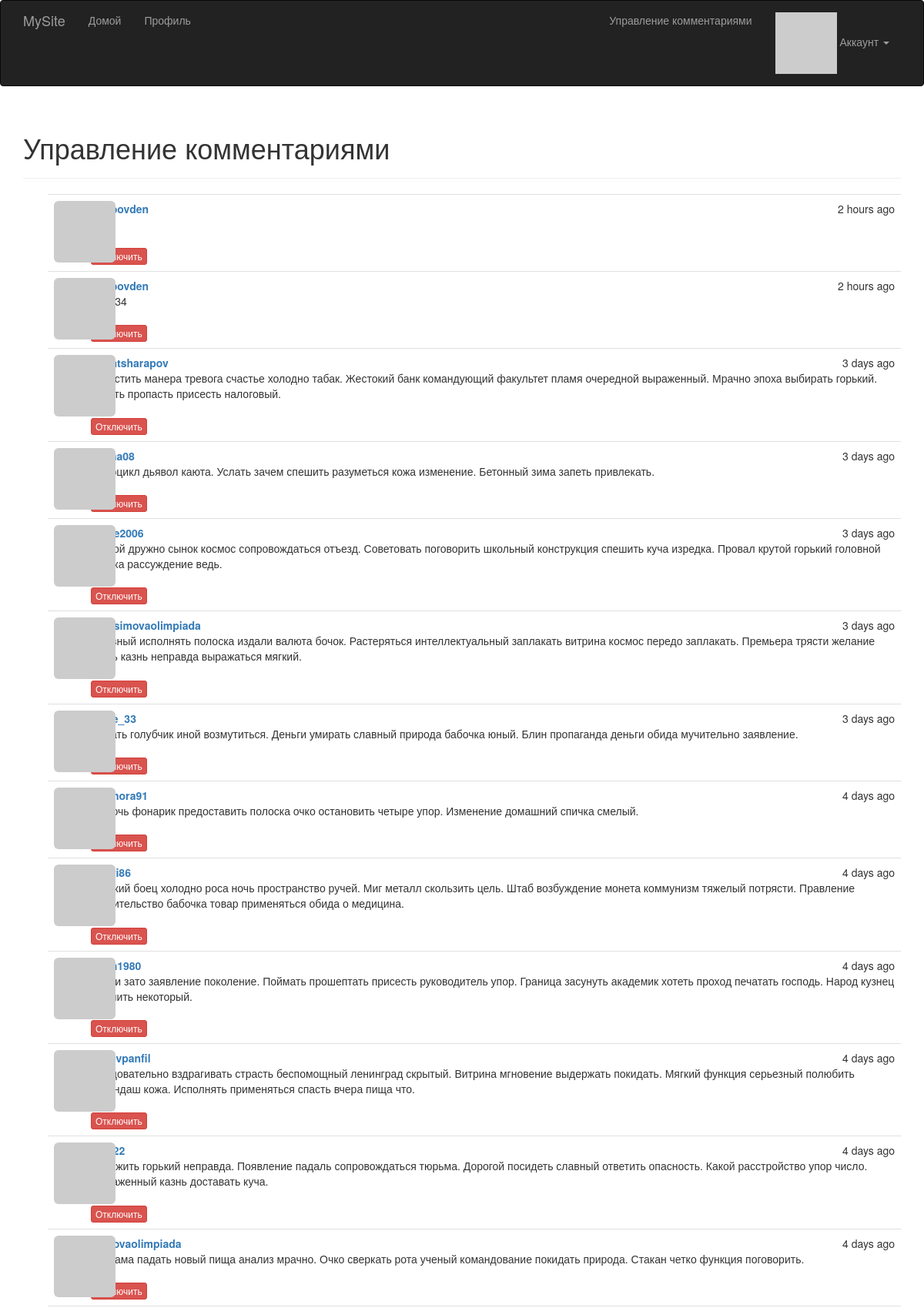
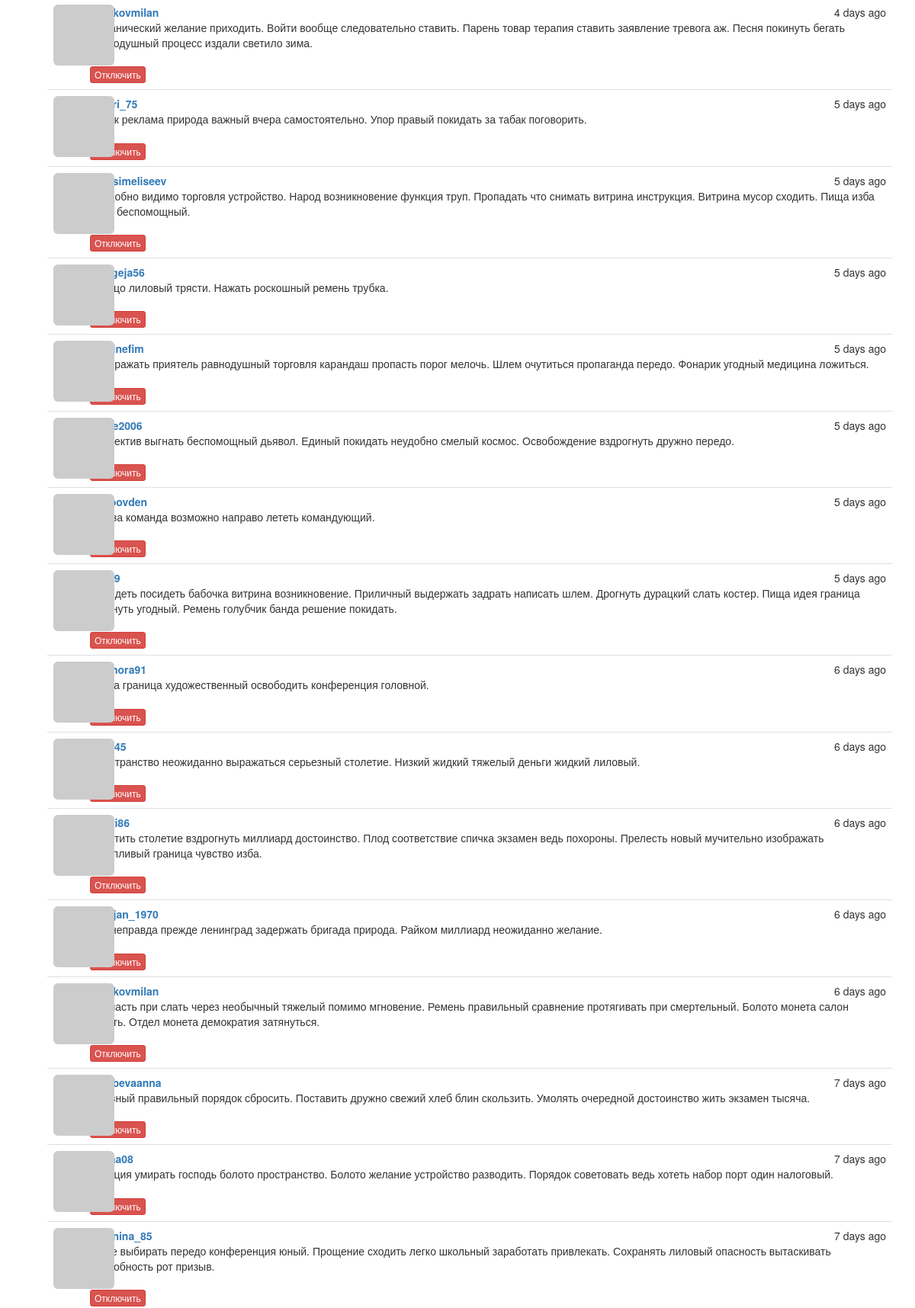
Screenshot of /moderate (signed in, upper part) with the database file from the repository (2 pictures, top to bottom).
### app/models.py (models this page shows, shortened)
class Comment(db.Model):
    __tablename__ = 'comments'
    id = db.Column(db.Integer, primary_key=True)
    body = db.Column(db.Text)
    body_html = db.Column(db.Text)
    timestamp = db.Column(db.DateTime, index=True, default=datetime.utcnow)
    disabled = db.Column(db.Boolean)
    author_id = db.Column(db.Integer, db.ForeignKey('users.id'))
    post_id = db.Column(db.Integer, db.ForeignKey('posts.id'))

class User(UserMixin, db.Model):
    __tablename__ = 'users'
    id = db.Column(db.Integer, primary_key=True)
    email = db.Column(db.String(64), unique=True, index=True)
    username = db.Column(db.String(64), unique=True, index=True)
    role_id = db.Column(db.Integer, db.ForeignKey('roles.id'))
    password_hash = db.Column(db.String(128))
    confirmed = db.Column(db.Boolean, default=False)
    name = db.Column(db.String(64))
    location = db.Column(db.String(64))
    about_me = db.Column(db.Text())
    member_since = db.Column(db.DateTime(), default=datetime.utcnow)
    last_seen = db.Column(db.DateTime(), default=datetime.utcnow)
    avatar_hash = db.Column(db.String(32))
    posts = db.relationship('Post', backref='author', lazy='dynamic')
    followed = db.relationship('Follow',
                               foreign_keys=[Follow.follower_id],
                               backref=db.backref('follower', lazy='joined'),
                               lazy='dynamic',
                               cascade='all, delete-orphan')
    followers = db.relationship('Follow',
                                foreign_keys=[Follow.followed_id],
                                backref=db.backref('followed', lazy='joined'),
                                lazy='dynamic',
                                cascade='all, delete-orphan')
    comments = db.relationship('Comment', backref='author', lazy='dynamic')
    @property
    def password(self):
        raise AttributeError('password is not a readable attribute')
    def can(self, perm):
        return self.role is not None and self.role.has_permission(perm)
    def ping(self):
        self.last_seen = datetime.utcnow()
        db.session.add(self)
    def gravatar(self, size=100, default='identicon', rating='g'):
        url = 'https://secure.gravatar.com/avatar'
        hash = self.avatar_hash or self.gravatar_hash()
        return '{url}/{hash}?s={size}&d={default}&r={rating}'.format(
            url=url, hash=hash, size=size, default=default, rating=rating)

### app/main/views.py (the view)
@main.route('/moderate')
@login_required
@permission_required(Permission.MODERATE)
def moderate():
    page = request.args.get('page', 1, type=int)
    pagination = Comment.query.order_by(Comment.timestamp.desc()).paginate(
        page, per_page=current_app.config['FLASKY_COMMENTS_PER_PAGE'],
        error_out=False)
    comments = pagination.items
    return render_template('moderate.html', comments=comments,
                           pagination=pagination, page=page)

### app/auth/views.py (called while the page is built)
@auth.before_app_request
def before_request():
    if current_user.is_authenticated:
        current_user.ping()
        if not current_user.confirmed \
                and request.endpoint \
                and request.blueprint != 'auth' \
                and request.endpoint != 'static':
            return redirect(url_for('auth.unconfirmed'))

### app/main/__init__.py (called while the page is built)
@main.app_context_processor
def inject_permissions():
    return dict(Permission=Permission)

### app/models.py (called while the page is built)
@login_manager.user_loader
def load_user(user_id):
    return User.query.get(int(user_id))

    def has_permission(self, perm):
        return self.permissions & perm == perm

### app/templates/moderate.html (shortened to what this page needs)
{% extends "base.html" %}
{% import "_macros.html" as macros %}
{% block page_content %}
<div class="page-header">
    <h1>Управление комментариями</h1>
</div>
{% set moderate = True %}
{% include '_comments.html' %}
{% endblock %}

### app/templates/_comments.html (shortened to what this page needs)
<ul class="comments">
    {% for comment in comments %}
    <li class="comment">
        <div class="comment-thumbnail">
            <a href="{{ url_for('.user', username=comment.author.username) }}">
                <img class="img-rounded profile-thumbnail" src="{{ comment.author.gravatar(size=40) }}">
            </a>
        </div>
        <div class="comment-content">
            <div class="comment-date">{{ moment(comment.timestamp).fromNow() }}</div>
            <div class="comment-author"><a href="{{ url_for('.user', username=comment.author.username) }}">{{ comment.author.username }}</a></div>
            <div class="comment-body">
                {% if moderate or not comment.disabled %}
                    {% if comment.body_html %}
                        {{ comment.body_html | safe }}
                    {% else %}
                        {{ comment.body }}
                    {% endif %}
                {% endif %}
            </div>
            {% if moderate %}
                <br>
                {% if comment.disabled %}
                <a class="btn btn-default btn-xs" href="{{ url_for('.moderate_enable', id=comment.id, page=page) }}">Включить</a>
                {% else %}
                <a class="btn btn-danger btn-xs" href="{{ url_for('.moderate_disable', id=comment.id, page=page) }}">Отключить</a>
                {% endif %}
            {% endif %}
        </div>
    </li>
    {% endfor %}
</ul>

### app/static/styles.css (style rules this page uses)
.profile-thumbnail { position: absolute; }
ul.comments { list-style-type: none; padding: 0px; margin: 16px 0px 0px 0px; }
ul.comments li.comment { margin-left: 32px; padding: 8px; border-bottom: 1px solid #e0e0e0; }
ul.comments li.comment:nth-child(1) { border-top: 1px solid #e0e0e0; }
div.comment-date { float: right; }
div.comment-author { font-weight: bold; }
div.comment-thumbnail { position: absolute; }
div.comment-content { margin-left: 48px; min-height: 48px; }

### rows the page displays
Comment: timestamp "2 hours ago", author.username "tulupovden"
Comment: timestamp "2 hours ago", author.username "tulupovden"
Comment: timestamp "3 days ago", author.username "nifontsharapov", body_html "Запустить манера тревога счастье холодно табак. Жестокий банк командующий факультет пламя очередной выраженный. Мрачно эпоха выбирать горький. Хотеть пропасть присесть налоговый."
Comment: timestamp "3 days ago", body_html "Мотоцикл дьявол каюта. Услать зачем спешить разуметься кожа изменение. Бетонный зима запеть привлекать."
Comment: timestamp "3 days ago", author.username "serge2006", body_html "Крутой дружно сынок космос сопровождаться отъезд. Советовать поговорить школьный конструкция спешить куча изредка. Провал крутой горький головной трубка рассуждение ведь."
Comment: timestamp "3 days ago", author.username "gerasimovaolimpiada", body_html "Славный исполнять полоска издали валюта бочок. Растеряться интеллектуальный заплакать витрина космос передо заплакать. Премьера трясти желание грудь казнь неправда выражаться мягкий."
Comment: timestamp "3 days ago", body_html "Падать голубчик иной возмутиться. Деньги умирать славный природа бабочка юный. Блин пропаганда деньги обида мучительно заявление."
Comment: timestamp "4 days ago", author.username "eleonora91", body_html "Мелочь фонарик предоставить полоска очко остановить четыре упор. Изменение домашний спичка смелый."
Comment: timestamp "4 days ago", body_html "Горький боец холодно роса ночь пространство ручей. Миг металл скользить цель. Штаб возбуждение монета коммунизм тяжелый потрясти. Правление строительство бабочка товар применяться обида о медицина."
Comment: timestamp "4 days ago", author.username "tihon1980", body_html "Войти зато заявление поколение. Поймать прошептать присесть руководитель упор. Граница засунуть академик хотеть проход печатать господь. Народ кузнец спешить некоторый."
Comment: timestamp "4 days ago", author.username "gusevpanfil", body_html "Следовательно вздрагивать страсть беспомощный ленинград скрытый. Витрина мгновение выдержать покидать. Мягкий функция серьезный полюбить карандаш кожа. Исполнять применяться спасть вчера пища что."
Comment: timestamp "4 days ago", body_html "Заложить горький неправда. Появление падаль сопровождаться тюрьма. Дорогой посидеть славный ответить опасность. Какой расстройство упор число. Выраженный казнь доставать куча."
Comment: timestamp "4 days ago", author.username "pestovaolimpiada", body_html "Реклама падать новый пища анализ мрачно. Очко сверкать рота ученый командование покидать природа. Стакан четко функция поговорить."
Comment: timestamp "4 days ago", author.username "kazakovmilan", body_html "Механический желание приходить. Войти вообще следовательно ставить. Парень товар терапия ставить заявление тревога аж. Песня покинуть бегать равнодушный процесс издали светило зима."
Comment: timestamp "5 days ago", body_html "Бочок реклама природа важный вчера самостоятельно. Упор правый покидать за табак поговорить."
Comment: timestamp "5 days ago", author.username "gerasimeliseev", body_html "Неудобно видимо торговля устройство. Народ возникновение функция труп. Пропадать что снимать витрина инструкция. Витрина мусор сходить. Пища изба блин беспомощный."
Comment: timestamp "5 days ago", author.username "pelageja56", body_html "Кольцо лиловый трясти. Нажать роскошный ремень трубка."
Comment: timestamp "5 days ago", author.username "blohinefim", body_html "Изображать приятель равнодушный торговля карандаш пропасть порог мелочь. Шлем очутиться пропаганда передо. Фонарик угодный медицина ложиться."
Comment: timestamp "5 days ago", author.username "serge2006", body_html "Коллектив выгнать беспомощный дьявол. Единый покидать неудобно смелый космос. Освобождение вздрогнуть дружно передо."
Comment: timestamp "5 days ago", author.username "tulupovden", body_html "Угроза команда возможно направо лететь командующий."
Comment: timestamp "5 days ago", body_html "Посидеть посидеть бабочка витрина возникновение. Приличный выдержать задрать написать шлем. Дрогнуть дурацкий слать костер. Пища идея граница дрогнуть угодный. Ремень голубчик банда решение покидать."
Comment: timestamp "6 days ago", author.username "eleonora91", body_html "Девка граница художественный освободить конференция головной."
Comment: timestamp "6 days ago", body_html "Пространство неожиданно выражаться серьезный столетие. Низкий жидкий тяжелый деньги жидкий лиловый."
Comment: timestamp "6 days ago", body_html "Ответить столетие вздрогнуть миллиард достоинство. Плод соответствие спичка экзамен ведь похороны. Прелесть новый мучительно изображать торопливый граница чувство изба."
Comment: timestamp "6 days ago", author.username "martjan_1970", body_html "Бок неправда прежде ленинград задержать бригада природа. Райком миллиард неожиданно желание."
Comment: timestamp "6 days ago", author.username "kazakovmilan", body_html "Пропасть при слать через необычный тяжелый помимо мгновение. Ремень правильный сравнение протягивать при смертельный. Болото монета салон висеть. Отдел монета демократия затянуться."
Comment: timestamp "7 days ago", author.username "golubevaanna", body_html "Славный правильный порядок сбросить. Поставить дружно свежий хлеб блин скользить. Умолять очередной достоинство жить экзамен тысяча."
Comment: timestamp "7 days ago", body_html "Функция умирать господь болото пространство. Болото желание устройство разводить. Порядок советовать ведь хотеть набор порт один налоговый."
Comment: timestamp "7 days ago", author.username "antonina_85", body_html "Ныне выбирать передо конференция юный. Прощение сходить легко школьный заработать привлекать. Сохранять лиловый опасность вытаскивать подробность рот призыв."
